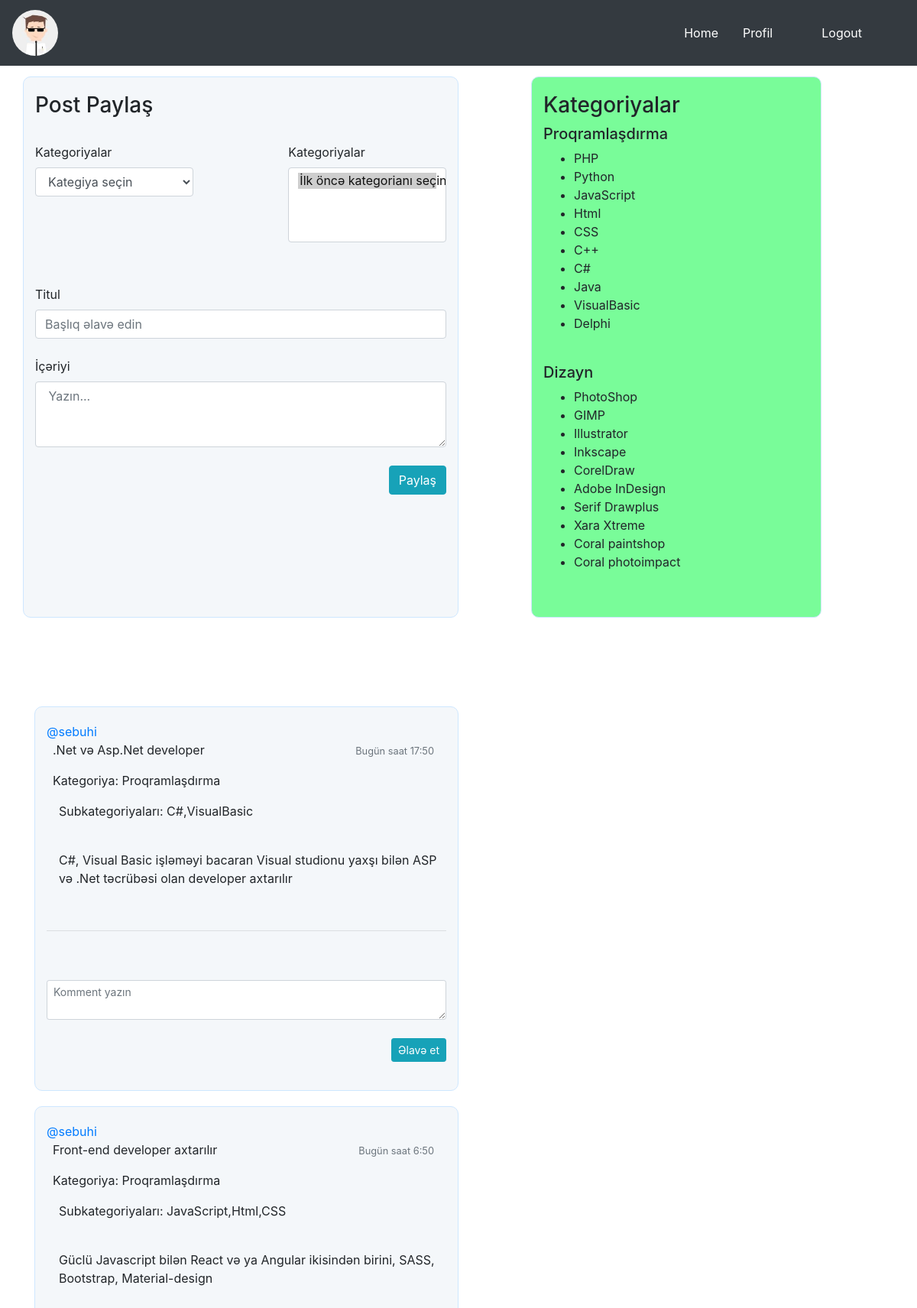
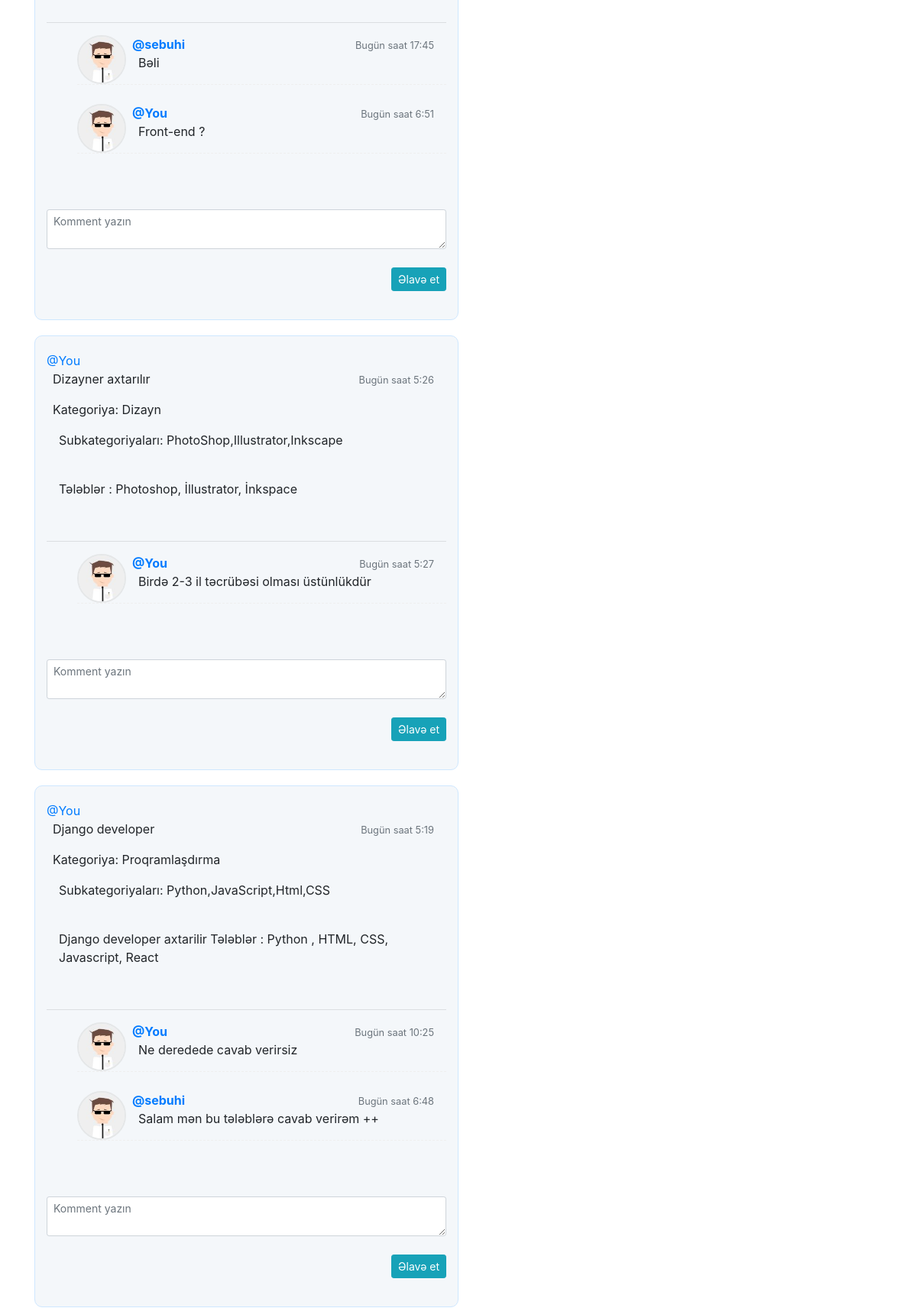
The app's page / (signed in, upper part) with its own data (2 pictures, top to bottom).
### user/models.py (models this page shows, shortened)
class Categorie(models.Model):
   categorie_name = models.CharField(max_length=100, verbose_name='Kateqoriya adi')
   categorie_detail = models.CharField(max_length=1000, verbose_name='Kategoriya detallari')
   created_date = models.DateTimeField(auto_now_add=True)
   updated_date = models.DateTimeField(auto_now=True)
   class Meta:
      verbose_name = "Categorie"
      verbose_name_plural = "Categories"

class SubCategory(models.Model):
   category = models.ForeignKey(Categorie,on_delete = models.CASCADE, verbose_name='Kategoriyasi', related_name='category')
   name = models.CharField(max_length=100, verbose_name='Kontent adi')
   created_date = models.DateTimeField(auto_now_add=True)
   updated_date = models.DateTimeField(auto_now=True)
   class Meta:
      verbose_name = "SubCategory"
      verbose_name_plural = "SubCategories"

class Posts(models.Model):
   owner_id = models.ForeignKey("auth.User",on_delete = models.CASCADE,verbose_name = "Postun Sahibi ", related_name='posts')
   title = models.CharField(max_length = 100,verbose_name = "Başlıq")
   content = models.CharField(max_length=3000, verbose_name='İçəriyi')
   category = models.ForeignKey(Categorie,on_delete = models.CASCADE,verbose_name = "Post Kategiyasi",related_name="post_category")
   subcategory = models.TextField(verbose_name = "Post Subkategoriyalari", default="None")
   created_date = models.DateTimeField(auto_now_add=True,verbose_name="Paylaşım tarixi")
   updated_date = models.DateTimeField(auto_now=True)
   post_image = models.FileField(blank = True,null = True,verbose_name="Şəkil əlavə edin")
   class Meta:
      ordering = ['-created_date'][:10]

class Comments(models.Model):
   post_id = models.ForeignKey(Posts,on_delete = models.CASCADE,verbose_name = "Paylaşım",related_name="comments")
   author_id = models.ForeignKey("auth.User",on_delete = models.CASCADE,verbose_name = "Kommentin sahibi ", related_name='authors')
   comment_content = models.CharField(max_length = 1000,verbose_name = "Komment")
   comment_date = models.DateTimeField(auto_now_add=True)
   update_date = models.DateTimeField(auto_now=True)
   class Meta:
      ordering = ['-comment_date'][:5]

### user/views.py (the view)
# urls.py: 2. Add a URL to urlpatterns:  path('', views.home, name='home')
@login_required(login_url = "login")
def home(request):
	postForm = PostsForm()
	commentForm = CommentsForm()
	allPosts = Posts.objects.all()
	Categories = Categorie.objects.all()
	return render(request, 'index.html', {
		'postForm' : postForm,
		'commentForm': commentForm,
		'allPosts' : allPosts,
		'Categories' : Categories,
	})

### user/forms.py (shortened to what this page needs)
class PostsForm(forms.ModelForm):
    class Meta:
        model = Posts
        fields = ('title','content')
    title = forms.CharField(
    	max_length=100,
    	widget=forms.TextInput(attrs={
    		'class' : 'form-control',
    		'id' : 'title',
    		'placeholder' : 'Başlıq əlavə edin',
    		})
    	)
    content = forms.CharField(
    	max_length=3000,
    	widget=forms.Textarea(attrs={
    		'class' : 'form-control',
    		'id' : 'content',
    		'placeholder' : ' Yazın...',
    		'rows' : '3',
    		})
    	)

class CommentsForm(forms.ModelForm):
    class Meta:
        model = Comments
        fields = ('comment_content',)
    comment_content = forms.CharField(max_length=1000,widget=forms.Textarea(attrs={
        'class' : 'form-control form-control-sm CommentForm',
        'placeholder' : 'Komment yazın',
        'rows' : '2',
        }))

### templates/index.html (shortened to what this page needs)
{% extends "layout.html" %}
{% block navbar %}
{% include "includes/navbar.html" %}
{% endblock navbar %}
{% block body %}
<div class="bootstrap snippets" style="margin-top:100px">
	<div class="row">
		<div class="col-md-6 col-md-offset-2 col-sm-12 myForm">
			<div class="">
				<h3>Post Paylaş</h3>
				<br>
				<div class="form-group row">
					<div class="form-group col-md-5 mr-auto">
						<label for="category">Kategoriyalar</label>
						<select class="form-control" id="category">
							<option selected>Kategiya seçin</option>
						</select>
					</div>
					<div class="form-group col-md-5 ml-auto">
						<label for="subCategory">Kategoriyalar</label>
						<select class=" form-control" id="subCategory" multiple>
							<option selected>İlk öncə kategorianı seçin</option>
						</select>
					</div>
				</div>
				<br>
				<label for="title">Titul</label>
				{{postForm.title}}
				<br>
				<label for="content">İçəriyi</label>
				{{postForm.content}}
				<br>
				<button type="button" class="btn btn-info pull-right" style="float:right" id="share">Paylaş</button>
			</div>
		</div>
		<div class="col-md-4 col-md-offset-2 col-sm-12 ml-auto mr-auto categories">
			<h3>Kategoriyalar</h3>
			{% if Categories %}
			{% for cat in Categories %}
				<h5>{{ cat.categorie_name}}</h5>
				<ul>
				{% if cat.category.all %}
				    {% for subcat in cat.category.all %}
				    	<li>{{subcat.name}}</li>
				    {% endfor %}
				{% endif %}
				</ul>
				<br>
			{% endfor %}
			{% endif %}
		</div>
	</div>
	<br><br><br><br>
	<div id="postList">
	{% if allPosts %}
		{% for post in allPosts %}
			<div class="col-md-6 col-md-offset-2 col-sm-12 postsStyle">
				<div class="comment-wrapper">
					<div class="panel panel-info">
						<div class="panel-heading">
						{% if user.id == post.owner_id.id %}
						<a href="{% url 'profil' %}">@You</a>
						{% else %}
						<a href="{% url 'info' post.owner_id.id %}">@{{post.owner_id.username}}</a>
						{% endif %}
							<br>
							<p class="ml-2">{{post.title}}
								<span class="text-muted pull-right mr-3" style="float:right">
									<small class="text-muted agoDate" >
									</small>
								</span>
							<p>
							<p class="ml-2">Kategoriya: {{post.category.categorie_name}}</p>
							<p class="ml-3 postSubcategory">Subkategoriyaları:
							</p>
						</div>
						<div class="panel-body">
							<br>
							<p class="ml-3">
								{{post.content}}
							</p>
							<br>
							<hr>
							<ul class="media-list">
							{% if post.comments.all %}
								{% for comment in post.comments.all %}
									<li class="media">
										<a href="#" class="pull-left" style="float:left">
											<img src="{{ MEDIA_URL }}user_1.jpg" alt="" class="img-circle">
										</a>
										<div class="media-body">
											<span class="text-muted pull-right mr-3" style="float:right">
												<small class="text-muted agoDate" >
												</small>
											</span>
											<strong class="text-success ml-2">
											{% if comment.author_id.id == user.id %}
											    <a href="{% url 'profil' %}">@You</a>
											{% else %}
											    <a href="{% url 'info' comment.author_id.id %}">@{{comment.author_id.username}}</a>
											{% endif %}
											</strong>
											<p class="ml-3">
												{{comment.comment_content}}
											</p>
										</div>
									</li>
								{% endfor %}
							{% endif %}
							</ul>
							<br>
						</div>
						<br>
						<div class="panel-footer">
							<div>
								{{commentForm.comment_content}}
								<br>
								<button type="button" class="btn btn-info pull-right btn-sm addbtn" style="float:right" value="{{post.id}}">Əlavə et</button>
							</div>
							<br><br>
						</div>
					</div>
				</div>
			</div>
		{% endfor %}
	{% endif %}
	</div>
</div>
{% endblock body %}

### static/css/app.css (style rules this page uses)
:root { --input-padding-x: 1.5rem; --input-padding-y: .75rem; }
.comment-wrapper .panel-body { max-height:650px; overflow:auto; }
.comment-wrapper .media-list .media img { width:64px; height:64px; border:2px solid #e5e7e8; }
.comment-wrapper .media-list .media { border-bottom:1px dashed #efefef; margin-bottom:25px; }
.img-circle { border-radius: 50%; width: 60px; height: 60px; }
.postsStyle { background-color: #F4F7FA; border: 1px solid #CEE7FF; border-radius: 10px; margin-bottom: 20px; padding-top: 20px; padding-bottom: 20px; }
.myForm { background-color: #F4F7FA; border: 1px solid #CEE7FF; border-radius: 10px; margin-bottom: 20px; padding-top: 20px; padding-bottom: 20px; }
.categories { background-color: #79FC99; border: 1px solid #CEE7FF; border-radius: 10px; margin-bottom: 20px; padding-top: 20px; padding-bottom: 20px; }

### records on screen
Categorie: categorie_name "Proqramlaşdırma"
SubCategory: name "PHP"
SubCategory: name "Python"
SubCategory: name "JavaScript"
SubCategory: name "Html"
SubCategory: name "CSS"
SubCategory: name "C++"
SubCategory: name "C#"
SubCategory: name "Java"
SubCategory: name "VisualBasic"
SubCategory: name "Delphi"
Categorie: categorie_name "Dizayn"
SubCategory: name "PhotoShop"
SubCategory: name "GIMP"
SubCategory: name "Illustrator"
SubCategory: name "Inkscape"
SubCategory: name "CorelDraw"
SubCategory: name "Adobe InDesign"
SubCategory: name "Serif Drawplus"
SubCategory: name "Xara Xtreme"
SubCategory: name "Coral paintshop"
SubCategory: name "Coral photoimpact"
Posts: owner_id.username "sebuhi", title ".Net və Asp.Net developer", category.categorie_name "Proqramlaşdırma", content "C#, Visual Basic işləməyi bacaran Visual studionu yaxşı bilən ASP və .Net təcrübəsi olan developer axtarılır", {{ post.id }} 5 (drawn)
Posts: owner_id.username "sebuhi", title "Front-end developer axtarılır", category.categorie_name "Proqramlaşdırma", content "Güclü Javascript bilən React və ya Angular ikisindən birini, SASS, Bootstrap, Material-design", {{ post.id }} 4 (drawn)
Comments: author_id.username "sebuhi", comment_content "Bəli"
Comments: shows "@You", comment_content "Front-end ?"
Posts: shows "@You", title "Dizayner axtarılır", category.categorie_name "Dizayn", content "Tələblər : Photoshop, İllustrator, İnkspace", {{ post.id }} 3 (drawn)
Comments: shows "@You", comment_content "Birdə 2-3 il təcrübəsi olması üstünlükdür"
Posts: shows "@You", title "Django developer", category.categorie_name "Proqramlaşdırma", content "Django developer axtarilir Tələblər : Python , HTML, CSS, Javascript, React", {{ post.id }} 2 (drawn)
Comments: shows "@You", comment_content "Ne deredede cavab verirsiz"
Comments: author_id.username "sebuhi", comment_content "Salam mən bu tələblərə cavab verirəm ++"
